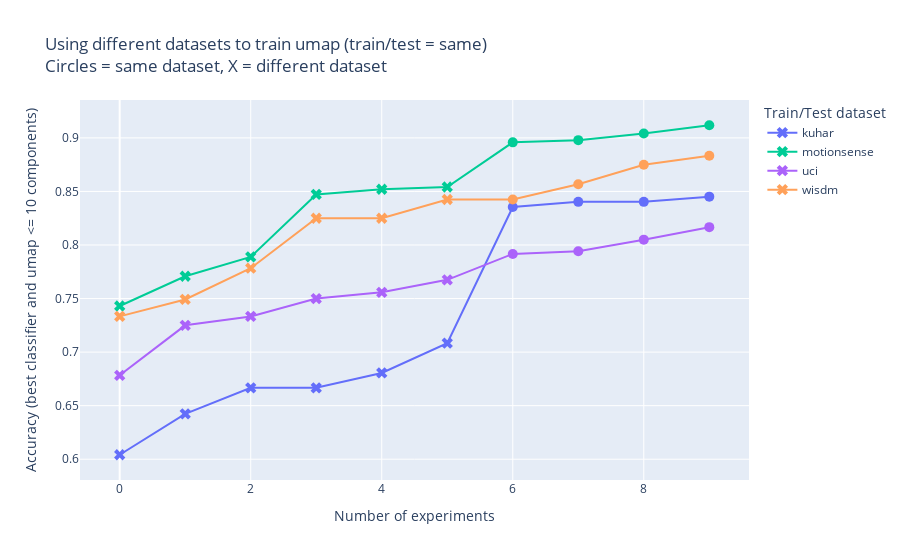

The cell this chart's notebook holds for it:
### Markdown cell above
## Pergunta 2

Como a escolha do dataset no treinamento do UMAP afeta os resultados da tarefa?

- Normalizar pelo melhor do dataset de teste
- Marcador por dataset
- Comparar MAE

### Code cell
df = results.copy()
df = filter_domain_fft_only(df)
df = filter_features_all(df)
df = filter_reducer_over_all(df)
df = filter_scaler_none(df)
df = filter_view_standardized_inter_balanced(df)
# df = pd.concat([filter_only_reducer_dataset_diferent_from_train(df), filter_only_reducer_dataset_equals_train_dataset(df)])
# df = filter_only_reducer_dataset_diferent_from_train(df)
df = filter_same_train_test(df)
df = df[(df["umap components"] > 0) & (df["umap components"] <= 10)]
df = best_of_each_estimator_and_umap(df)

fig = go.Figure()

for i, dset in enumerate(datasets):
    x = df[df["train_datasets"] == dset].sort_values(by="accuracy (mean)")
    xs = list(range(len(x)))
    ys = []
    the_markers = []
    names = []
    for row_idx, row in x.iterrows():
        ys.append(row["accuracy (mean)"])
        the_markers.append("circle" if dset in row["reducer_datasets"] else "x")
        name = f'{row["reducer_datasets"]} ({row["umap components"]} components)'
        names.append(name)
        
    fig.add_trace(
        go.Scatter(
            x=xs,
            y=ys,
            marker=dict(
                symbol=the_markers,
                size=10,
                color=colors[i]
            ),
            hovertext=names,
            name=dset,
        )
    )
    
fig.update_layout(
    title="Using different datasets to train umap (train/test = same)<br>Circles = same dataset, X = different dataset",
    xaxis_title="Number of experiments",
    yaxis_title="Accuracy (best classifier and umap <= 10 components)",
    legend_title="Train/Test dataset",
)

fig.show()

### Figure 1 — Plotly figure (JSON) as saved in the notebook; plotly's stock layout.template omitted (floating-point values rounded to 4 significant figures)
{"data": [{"hovertext": ["motionsense (10 components)", "uci, wisdm (8 components)", "motionsense, uci (5 components)", "uci (10 components)", "wisdm (10 components)", "motionsense, wisdm (10 components)", "kuhar, wisdm (8 components)", "kuhar (5 components)", "kuhar, uci (9 components)", "kuhar, motionsense (6 components)"], "marker": {"color": "#636EFA", "size": 10, "symbol": ["x", "x", "x", "x", "x", "x", "circle", "circle", "circle", "circle"]}, "name": "kuhar", "type": "scatter", "x": [0, 1, 2, 3, 4, 5, 6, 7, 8, 9], "y": [0.6042, 0.6424, 0.6667, 0.6667, 0.6806, 0.7083, 0.8354, 0.8403, 0.8403, 0.8451]}, {"hovertext": ["kuhar (7 components)", "kuhar, uci (4 components)", "uci (9 components)", "kuhar, wisdm (7 components)", "uci, wisdm (7 components)", "wisdm (10 components)", "motionsense (5 components)", "kuhar, motionsense (10 components)", "motionsense, uci (6 components)", "motionsense, wisdm (7 components)"], "marker": {"color": "#00CC96", "size": 10, "symbol": ["x", "x", "x", "x", "x", "x", "circle", "circle", "circle", "circle"]}, "name": "motionsense", "type": "scatter", "x": [0, 1, 2, 3, 4, 5, 6, 7, 8, 9], "y": [0.7431, 0.7708, 0.7889, 0.8472, 0.8521, 0.8542, 0.8958, 0.8979, 0.9042, 0.9118]}, {"hovertext": ["motionsense (10 components)", "motionsense, wisdm (7 components)", "wisdm (6 components)", "kuhar, wisdm (6 components)", "kuhar, motionsense (6 components)", "kuhar (10 components)", "motionsense, uci (7 components)", "uci, wisdm (9 components)", "uci (10 components)", "kuhar, uci (9 components)"], "marker": {"color": "#AB63FA", "size": 10, "symbol": ["x", "x", "x", "x", "x", "x", "circle", "circle", "circle", "circle"]}, "name": "uci", "type": "scatter", "x": [0, 1, 2, 3, 4, 5, 6, 7, 8, 9], "y": [0.6783, 0.725, 0.7333, 0.75, 0.7558, 0.7675, 0.7917, 0.7942, 0.805, 0.8167]}, {"hovertext": ["kuhar (5 components)", "uci (9 components)", "kuhar, uci (9 components)", "kuhar, motionsense (7 components)", "motionsense (3 components)", "motionsense, uci (7 components)", "wisdm (10 components)", "uci, wisdm (7 components)", "kuhar, wisdm (7 components)", "motionsense, wisdm (5 components)"], "marker": {"color": "#FFA15A", "size": 10, "symbol": ["x", "x", "x", "x", "x", "x", "circle", "circle", "circle", "circle"]}, "name": "wisdm", "type": "scatter", "x": [0, 1, 2, 3, 4, 5, 6, 7, 8, 9], "y": [0.7333, 0.7492, 0.7783, 0.825, 0.825, 0.8425, 0.8425, 0.8567, 0.875, 0.8833]}, {"hovertext": [], "marker": {"color": "#19D3F3", "size": 10, "symbol": []}, "name": "realworld", "type": "scatter", "x": [], "y": []}], "layout": {"legend": {"title": {"text": "Train/Test dataset"}}, "title": {"text": "Using different datasets to train umap (train/test = same)<br>Circles = same dataset, X = different dataset"}, "xaxis": {"title": {"text": "Number of experiments"}}, "yaxis": {"title": {"text": "Accuracy (best classifier and umap <= 10 components)"}}}}
